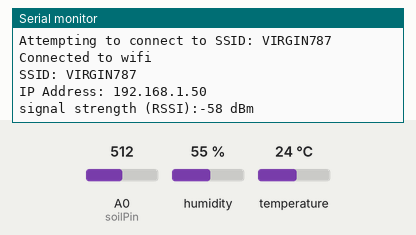
Bench run of a sketch on a simulated Arduino MKR. Shown: the last lines printed to the serial monitor. The test bench sets the inputs (shaded band); at power-on: humidity 55 %, A0 (soilPin) = 512, temperature 24 °C. WiFi joins after 1.5 s; servers stay silent unless stated.

Above: at 2.8 s.
2.9 s: humidity set to 22 %
At 6.4 s:
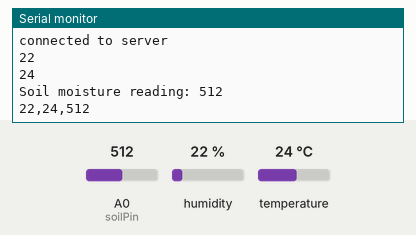
6.7 s: A0 (soilPin) set to 716
8.5 s: temperature set to 12 °C
10.3 s: A0 (soilPin) set to 900
At 10.6 s:
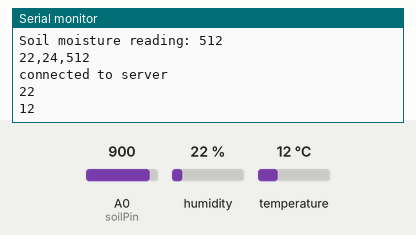
12.1 s: humidity set to 40 %
At 13.1 s:
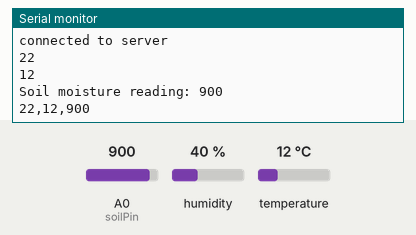
Timing chart, 0 to 14.9 s (numbered marks = the images above; inputs shaded):
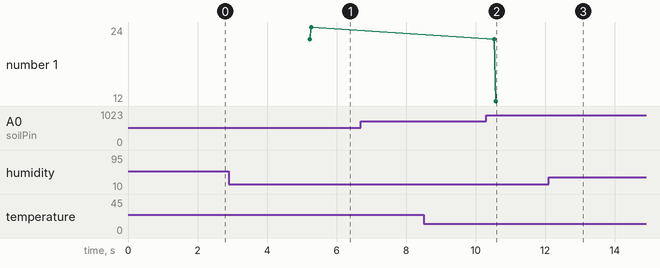

The sketch:

client.ino
```cpp
#include <SPI.h>
#include <WiFiNINA.h>
#include <dht.h>
#define dht_apin A1 // Analog Pin sensor is connected to

dht DHT;

// Configure the pins used for the ESP32 connection
#if defined(ADAFRUIT_FEATHER_M4_EXPRESS) || \
  defined(ADAFRUIT_FEATHER_M0_EXPRESS) || \
  defined(ADAFRUIT_FEATHER_M0) || \
  defined(ARDUINO_AVR_FEATHER32U4) || \
  defined(ARDUINO_NRF52840_FEATHER) || \
  defined(ADAFRUIT_ITSYBITSY_M0) || \
  defined(ADAFRUIT_ITSYBITSY_M4_EXPRESS) || \
  defined(ARDUINO_AVR_ITSYBITSY32U4_3V) || \
  defined(ARDUINO_NRF52_ITSYBITSY)
  // Configure the pins used for the ESP32 connection
  #define SPIWIFI       SPI  // The SPI port
  #define SPIWIFI_SS    13   // Chip select pin
  #define ESP32_RESETN  12   // Reset pin
  #define SPIWIFI_ACK   11   // a.k.a BUSY or READY pin
  #define ESP32_GPIO0   -1
#elif defined(ARDUINO_AVR_FEATHER328P)
  #define SPIWIFI       SPI  // The SPI port
  #define SPIWIFI_SS     4   // Chip select pin
  #define ESP32_RESETN   3   // Reset pin
  #define SPIWIFI_ACK    2   // a.k.a BUSY or READY pin
  #define ESP32_GPIO0   -1
#elif defined(TEENSYDUINO)
  #define SPIWIFI       SPI  // The SPI port
  #define SPIWIFI_SS     5   // Chip select pin
  #define ESP32_RESETN   6   // Reset pin
  #define SPIWIFI_ACK    9   // a.k.a BUSY or READY pin
  #define ESP32_GPIO0   -1
#elif defined(ARDUINO_NRF52832_FEATHER )
  #define SPIWIFI       SPI  // The SPI port
  #define SPIWIFI_SS    16   // Chip select pin
  #define ESP32_RESETN  15   // Reset pin
  #define SPIWIFI_ACK    7   // a.k.a BUSY or READY pin
  #define ESP32_GPIO0   -1
#elif !defined(SPIWIFI_SS)   // if the wifi definition isnt in the board variant
  // Don't change the names of these #define's! they match the variant ones
  #define SPIWIFI       SPI
  #define SPIWIFI_SS    10   // Chip select pin
  #define SPIWIFI_ACK    7   // a.k.a BUSY or READY pin
  #define ESP32_RESETN   5   // Reset pin
  #define ESP32_GPIO0   -1   // Not connected
#endif


char ssid[] = "VIRGIN787";        // your network SSID (name)
char pass[] = "2021please";    // your network password (use for WPA, or use as key for WEP)
int keyIndex = 0;            // your network key Index number (needed only for WEP)

int status = WL_IDLE_STATUS;
// if you don't want to use DNS (and reduce your sketch size)
// use the numeric IP instead of the name for the server:
//IPAddress server(74,125,232,128);  // numeric IP for Google (no DNS)

// char server[] = "wifitest.adafruit.com";    // name address for adafruit test
byte server[] = { 192, 168, 2, 13 }; // "127.0.0.1"
char path[]   = "/testwifi/index.html";


// Initialize the Ethernet client library
// with the IP address and port of the server
// that you want to connect to (port 80 is default for HTTP):
WiFiClient client;

unsigned long lastConnectionTime = 0;            // last time you connected to the server, in milliseconds
const unsigned long postingInterval = 100L * 50L; // delay between updates, in milliseconds


int soilReading = 0; //value for storing moisture value
int soilPin = A0;//Declare a variable for the soil moisture sensor
int soilPower = 7;//Variable for Soil moisture Power

void setup() {
  //Initialize serial and wait for port to open:
  Serial.begin(9600);
  while (!Serial) {
    ; // wait for serial port to connect. Needed for native USB port only
  }

  // check for the WiFi module:
  WiFi.setPins(SPIWIFI_SS, SPIWIFI_ACK, ESP32_RESETN, ESP32_GPIO0, &SPIWIFI);
  while (WiFi.status() == WL_NO_MODULE) {
    Serial.println("Communication with WiFi module failed!");
    // don't continue
    delay(1000);
  }

  String fv = WiFi.firmwareVersion();
  if (fv < "1.0.0") {
    Serial.println("Please upgrade the firmware");
  }
  Serial.print("Found firmware "); Serial.println(fv);

  // attempt to connect to Wifi network:
  Serial.print("Attempting to connect to SSID: ");
  Serial.println(ssid);
  // Connect to WPA/WPA2 network. Change this line if using open or WEP network:
  do {
    status = WiFi.begin(ssid, pass);
    delay(100);     // wait until connection is ready!
  } while (status != WL_CONNECTED);

  Serial.println("Connected to wifi");
  printWifiStatus();

  pinMode(soilPower, OUTPUT);//Set D7 as an OUTPUT
  digitalWrite(soilPower, LOW);//Set to LOW so no power is flowing through the sensor

/*

  Serial.println("\nStarting connection to server...");
  // if you get a connection, report back via serial:
  if (client.connect(server, 65432)) {
    Serial.println("connected to server");
    // Make a HTTP request:
    //client.print("GET "); client.print(path); client.println(" HTTP/1.1");
    // client.print("Host: "); client.println(String(server));
    client.write("1234"); //demo of write of actual reading value
    //client.println("Connection: close");
    //client.println();
  }
 */
}

void loop() {
  // if there are incoming bytes available
  // from the server, read them and print them:
  while (client.available()) {
    char c = client.read();
    Serial.write(c);
  }

  // if the server's disconnected, stop the client:
 /*
  if (!client.connected()) {
    Serial.println();
    Serial.println("disconnecting from server.");
    client.stop();
    // do nothing forevermore:
    while (true);
  }
*/
  if (millis() - lastConnectionTime > postingInterval) {
    sendReadings();
  }

}

void sendReadings(){
  //client.stop();

  if(client.connect(server, 65432)){
    Serial.println("connected to server");

    Serial.println(readHumidity());
    String hum_str = String(readHumidity());
    int str_len = hum_str.length()+1;
    char hum_char[str_len];
    hum_str.toCharArray(hum_char, str_len);


    Serial.println(readTemp());
    String temp_str = String(readTemp());
    str_len = temp_str.length()+1;
    char temp_char[str_len];
    temp_str.toCharArray(temp_char, str_len);


    // Make a HTTP request:
    //client.print("GET "); client.print(path); client.println(" HTTP/1.1");
    // client.print("Host: "); client.println(String(server));
    String soil_str = String(readSoil());
    str_len = soil_str.length() + 1;
    char soil_char[str_len];
    soil_str.toCharArray(soil_char, str_len);

    char msg[40];
    char *comma =  ",";
    strcpy(msg, hum_char);
    strcat(msg, comma);
    strcat(msg, temp_char);
    strcat(msg, comma);
    strcat(msg, soil_char);
    Serial.println(msg);

    client.write(msg); //demo of write of actual reading value

    //client.println("Connection: close");
    //client.println();
    lastConnectionTime = millis();
  } else {
    // if you couldn't make a connection:
    Serial.println("connection failed");
  }

}


void printWifiStatus() {
  // print the SSID of the network you're attached to:
  Serial.print("SSID: ");
  Serial.println(WiFi.SSID());

  // print your board's IP address:
  IPAddress ip = WiFi.localIP();
  Serial.print("IP Address: ");
  Serial.println(ip);

  // print the received signal strength:
  long rssi = WiFi.RSSI();
  Serial.print("signal strength (RSSI):");
  Serial.print(rssi);
  Serial.println(" dBm");
}

int readSoil()
{

    digitalWrite(soilPower, HIGH);//turn D7 "On"
    delay(10);//wait 10 milliseconds
    soilReading = analogRead(soilPin);//Read the SIG value form sensor
    Serial.print("Soil moisture reading: ");
    Serial.println(soilReading);
    digitalWrite(soilPower, LOW);//turn D7 "Off"
    return soilReading;//send current moisture value
}

int readTemp()
{
  DHT.read11(dht_apin);
  return DHT.temperature;
}

int readHumidity()
{
  DHT.read11(dht_apin);
  return DHT.humidity;
}
```

Measured:
- after the input at 2.9 s, the serial monitor: prints a new line after 2.3 s (image 1)
